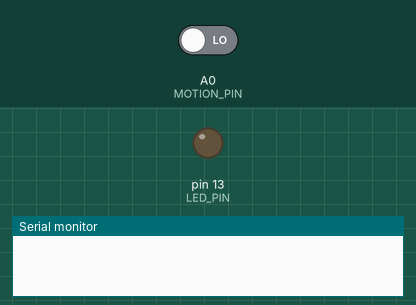
This sketch was run on a simulated Arduino Uno, built with avr-gcc and run on an emulated ATmega328P. On the bench: output pins drawn as LEDs (lit = HIGH), the last lines printed to the serial monitor. Inputs (shaded band) come from the test bench; at power-on: A0 (MOTION_PIN) LOW.

Above: at 1.2 s.
1.3 s: A0 (MOTION_PIN) driven HIGH
At 2.3 s:
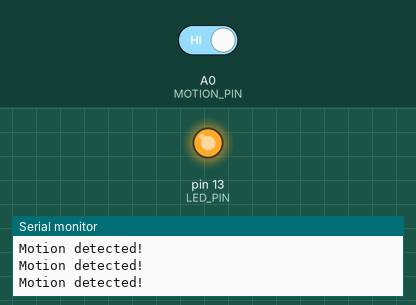
2.9 s: A0 (MOTION_PIN) driven LOW
At 3.6 s:
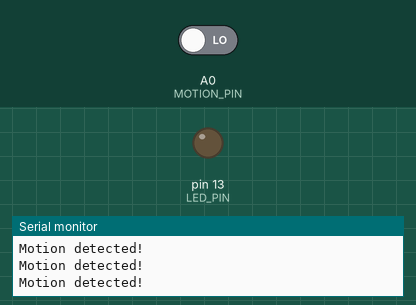
Timing chart, 0 to 5.9 s (numbered marks = the images above; inputs shaded):
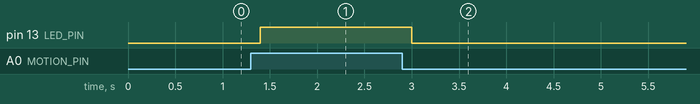

Measured:
- after the input at 1.3 s, pin 13 (LED_PIN): LOW → HIGH after 0.10 s
- after the input at 2.9 s, pin 13 (LED_PIN): HIGH → LOW after 0.10 s

The sketch:

PIR_Example.ino
```cpp
const int MOTION_PIN = A0; // Pin connected to motion detector
const int LED_PIN = 13; // LED pin - active-high

void setup()
{
  Serial.begin(9600);
  // The PIR sensor's output signal is an open-collector,
  // so a pull-up resistor is required:
  pinMode(MOTION_PIN, INPUT);
  pinMode(LED_PIN, OUTPUT);
}

void loop()
{
  int proximity = digitalRead(MOTION_PIN);
  if (proximity == HIGH) // If the sensor's output goes low, motion is detected
  {
    digitalWrite(LED_PIN, HIGH);
    Serial.println("Motion detected!");
  }
  else
  {
    digitalWrite(LED_PIN, LOW);
  }
  delay(200);
}
```
